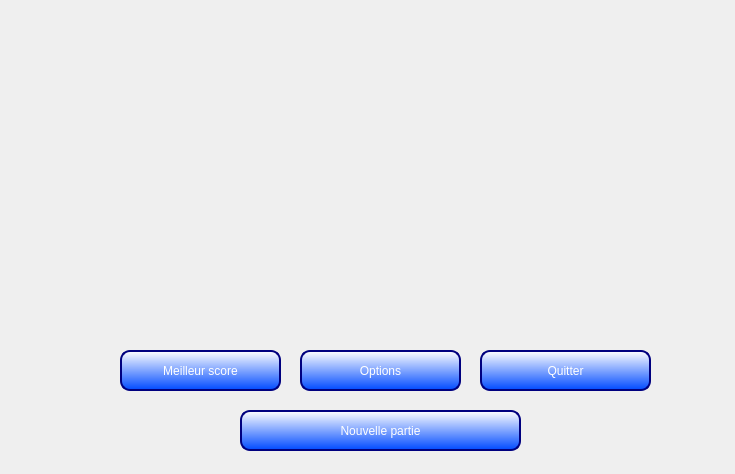
<?xml version="1.0" encoding="UTF-8"?>
<ui version="4.0">
 <class>MainWindow</class>
 <widget class="QMainWindow" name="MainWindow">
  <property name="geometry">
   <rect>
    <x>0</x>
    <y>0</y>
    <width>735</width>
    <height>474</height>
   </rect>
  </property>
  <property name="minimumSize">
   <size>
    <width>735</width>
    <height>474</height>
   </size>
  </property>
  <property name="maximumSize">
   <size>
    <width>735</width>
    <height>474</height>
   </size>
  </property>
  <property name="windowTitle">
   <string>MainWindow</string>
  </property>
  <property name="styleSheet">
   <string notr="true">#centralWidget{border-image: url(://img/SuperMarioBrosWallpaper.png) 0 0 0 0 stretch stretch;}
#titre {border-image: url(://img/titre.png) 0 0 0 0 stretch stretch;}
#perso {border-image: url(://img/Hero.png) 0 0 0 0 stretch stretch;}

QPushButton {
border:  2px solid  rgb(0, 0, 127);
font: 15pt &quot;MV Boli&quot;;
color:white;
border-radius:10px;
background-color: qlineargradient(spread:pad, x1:1, y1:1, x2:1, y2:0, stop:0 rgba(0, 74, 255, 255), stop:1 rgba(255, 255, 255, 255));
}

QPushButton:hover {
background-color: qlineargradient(spread:pad, x1:1, y1:1, x2:1, y2:0, stop:0 rgba(255, 255, 255, 255), stop:1 rgba(0, 74, 255, 255));
}</string>
  </property>
  <widget class="QWidget" name="centralWidget">
   <widget class="QLabel" name="titre">
    <property name="geometry">
     <rect>
      <x>-11</x>
      <y>-21</y>
      <width>751</width>
      <height>391</height>
     </rect>
    </property>
    <property name="minimumSize">
     <size>
      <width>711</width>
      <height>361</height>
     </size>
    </property>
    <property name="styleSheet">
     <string notr="true"/>
    </property>
    <property name="text">
     <string>&lt;html&gt;&lt;head/&gt;&lt;body&gt;&lt;p align=&quot;center&quot;&gt;&lt;br/&gt;&lt;/p&gt;&lt;/body&gt;&lt;/html&gt;</string>
    </property>
   </widget>
   <widget class="QPushButton" name="nouvellePartie">
    <property name="geometry">
     <rect>
      <x>240</x>
      <y>410</y>
      <width>281</width>
      <height>41</height>
     </rect>
    </property>
    <property name="minimumSize">
     <size>
      <width>150</width>
      <height>0</height>
     </size>
    </property>
    <property name="cursor">
     <cursorShape>PointingHandCursor</cursorShape>
    </property>
    <property name="text">
     <string>Nouvelle partie</string>
    </property>
    <property name="flat">
     <bool>false</bool>
    </property>
   </widget>
   <widget class="QPushButton" name="options">
    <property name="geometry">
     <rect>
      <x>300</x>
      <y>350</y>
      <width>161</width>
      <height>41</height>
     </rect>
    </property>
    <property name="minimumSize">
     <size>
      <width>150</width>
      <height>0</height>
     </size>
    </property>
    <property name="cursor">
     <cursorShape>PointingHandCursor</cursorShape>
    </property>
    <property name="text">
     <string>Options</string>
    </property>
    <property name="flat">
     <bool>false</bool>
    </property>
   </widget>
   <widget class="QPushButton" name="quitter">
    <property name="geometry">
     <rect>
      <x>480</x>
      <y>350</y>
      <width>171</width>
      <height>41</height>
     </rect>
    </property>
    <property name="minimumSize">
     <size>
      <width>150</width>
      <height>0</height>
     </size>
    </property>
    <property name="cursor">
     <cursorShape>PointingHandCursor</cursorShape>
    </property>
    <property name="text">
     <string>Quitter</string>
    </property>
    <property name="flat">
     <bool>false</bool>
    </property>
   </widget>
   <widget class="QLabel" name="perso">
    <property name="geometry">
     <rect>
      <x>-80</x>
      <y>190</y>
      <width>291</width>
      <height>261</height>
     </rect>
    </property>
    <property name="minimumSize">
     <size>
      <width>291</width>
      <height>261</height>
     </size>
    </property>
    <property name="text">
     <string/>
    </property>
   </widget>
   <widget class="QPushButton" name="meilleurScore">
    <property name="geometry">
     <rect>
      <x>120</x>
      <y>350</y>
      <width>161</width>
      <height>41</height>
     </rect>
    </property>
    <property name="cursor">
     <cursorShape>PointingHandCursor</cursorShape>
    </property>
    <property name="text">
     <string>Meilleur score</string>
    </property>
   </widget>
  </widget>
 </widget>
 <layoutdefault spacing="6" margin="11"/>
 <resources/>
 <connections/>
</ui>
